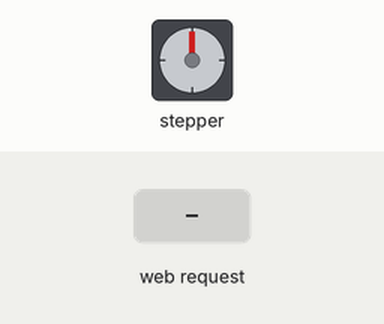
Bench run of a program on a simulated ESP32. Shown: stepper motor. The test bench sets the inputs (shaded band). Stepper angles assume 3200 steps per turn; what the program prints to the serial monitor is not drawn.

Above: at 1.2 s.
1.3 s: HTTP request GET /stepper?contl=1 received
At 1.47 s:
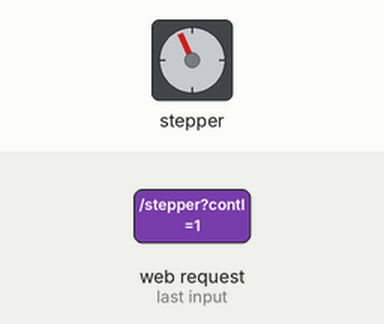
At 15.59 s:
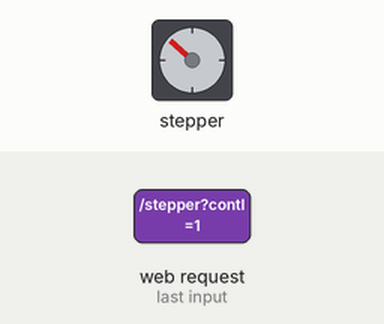
Timing chart, 0 to 31.9 s (numbered marks = the images above; inputs shaded):
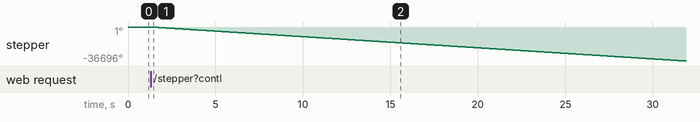

Measured:
- after the input at 1.3 s, stepper: keeps turning counter-clockwise at about 1201°/s, starting at once

The program:

main.cpp
```cpp
// Author: BFGarage
// Date: 2021-09-26
// Description: This code is for an ESP32 to control a stepper motor using a web server.
//The ESP32 will create an access point with the SSID "ESP32-Turn-Table" and password "SpinAround".
//The ESP32 will host a web server that will allow the user to start and stop the stepper motor.
//The stepper motor will spin 200 steps in the clockwise direction when the user presses the start button.
//The stepper motor will stop spinning when the user presses the stop button.
//The ESP32 will print the state of the stepper motor to the serial monitor.
//The ESP32 will also print the IP address of the access point to the serial monitor.
//The ESP32 will use the WiFi library to create the access point and the WiFiServer library to host the web server.
//The ESP32 will use the FS library to store the HTML code for the web page.
//The ESP32 will use the Arduino library to control the stepper motor.

// Include the required libraries
#include <Arduino.h>
#include <WiFi.h>
#include <WiFiAP.h>
#include <WebServer.h>
#include <MobaTools.h>


// Stepper Configuration
const byte dirPin       = 32; // connect to DIR of the stepper motor driver
const byte stepPin      = 33; // connect to STEP of the stepper motor driver
const byte enaPin       = 25; // connect to Enable of the stepper motor driver

enum class Controller {STOP, LEFT, RIGHT, CONTL, CONTR};  // Controller actions
const int STEPS_REVOLUTION = 3200;                         //
MoToStepper myStepper( STEPS_REVOLUTION, STEPDIR );       // Stepper direction


//Wifi Configuration
const char* ssid     = "ESP32-Turn-Table";
const char* password = "SpinAround";
WebServer server(80);

#include "website.h"

void esp32Stepper(const Controller action) {
  switch (action) {
    case Controller::LEFT:
      myStepper.doSteps(-STEPS_REVOLUTION); // Stepper turns one revolution left
      break;
    case Controller::RIGHT:
      myStepper.doSteps(STEPS_REVOLUTION); // Stepper turns one revolution right
      break;
    case Controller::CONTL:
      myStepper.rotate( -1 ); // Stepper turns left
      break;
    case Controller::CONTR:
      myStepper.rotate( 1 ); // Stepper turns right
      break;
    case Controller::STOP:
      myStepper.rotate( 0 ); // Stop stepper
      break;
  }
}

void handleStepper() {
  char htmlTemp[sizeof(HTMLTEXT)+15];
  long htSpeed = 150000;
  long htRamp = 100;
  if (server.hasArg("left")) esp32Stepper(Controller::LEFT);
  if (server.hasArg("right")) esp32Stepper(Controller::RIGHT);
  if (server.hasArg("contl")) esp32Stepper(Controller::CONTL);
  if (server.hasArg("contr")) esp32Stepper(Controller::CONTR);
  if (server.hasArg("stop"))  esp32Stepper(Controller::STOP);
  if (server.hasArg("speed")) htSpeed = 10*server.arg("speed").toInt();
  if (server.hasArg("ramp"))  htRamp = server.arg("ramp").toInt();

  if (server.hasArg("setSpeed")) {
    // seting speed and ramp
    htRamp = myStepper.setSpeedSteps(htSpeed);
  }
  if (server.hasArg("setRamp")) {
    // seting ramp length
    htRamp = myStepper.setRampLen(htRamp);
  }

  int htmlSize = snprintf( htmlTemp, sizeof(htmlTemp), HTMLTEXT, htSpeed/10, htRamp );
  server.send(200, "text/html", htmlTemp);
}

void setup() {
  // Set up Serial
  Serial.begin(115200);

  // Set up Stepper
  myStepper.attach( stepPin, dirPin );               // Step- und Dir-Pin
  myStepper.attachEnable( enaPin, 10, LOW );         // Enable Pin
  myStepper.setSpeed( 2000 );                        // 200 U/min
  myStepper.setRampLen( 300 );                       // Ramp Lenght 300 Steps

  // Set up Wifi
  Serial.print("Setting AP (Access Point)…");
  // Remove the password parameter, if you want the AP (Access Point) to be open
  WiFi.mode(WIFI_AP);                                // Set ESP32 in Access Point Mode
  WiFi.softAP(ssid,password);

  server.on ("/stepper", handleStepper);           // Im Browser "http://192.168.4.1/stepper"
  server.begin();                                    // Start the web server

}

void loop() {
  server.handleClient();
}
```

website.h
```cpp
// HTML text page
const char HTMLTEXT[] = R"(<!DOCTYPE html>
<html lang="en">
 <head>
 <title>ESP32 Turn Table</title>
 <meta charset="UTF-8">
 <meta name="viewport" content="width=device-width, initial-scale=1">
 <style>
 body {
 font-family: Arial, sans-serif;
 color:rgb(255, 255, 255);
 background-color: #454444;
 display: flex;
 flex-flow: column;
 align-items: center;
 }
 shape {
 display: flex;
 flex-flow: column;
 align-items: center;
 }
 .flex container {
 display: flex;
 flex-flow: row;
 max-width: 30em;
 align-items: center;
 }
 @media all and (width <= 20em) {
 .flex container {
 display: flex;
 flex-flow: column;
 max-width: 45em;
 align-items: center;
 }
 }
 .flex-item {
 border: 1px solid;
 border-color:rgb(104, 104, 104);
 width: 120%;
 margin: .2em;
 padding: .1em;
 text-align: center;
 <1background: #ffffff;>
 }
 input {
 font-size: 1em;
 width: 49%;
 background-color: #adff2f;
 }

 </style>
 <script type="text/javascript">
 function updateStep(c) {
 if(c.value >= 5000) {
 if(c.step != 100) {
 c.step = 100;
 }
 } else if(c.value >= 500) {
 if(c.step != 10) {
 c.step = 10;
 }
 } else {
 if(c.step != 1) c.step = 1;
 }
 }
 </script>
 </head>
 <body>
 <h2>ESP32 Turn Table</h2>
 <h4>BFG</h3>
 <form action="/stepper">
 <div class="flex-container">
 <p class="flex-item">
 <label>
 <input style="width:6em; background-color:white" max="50000" min="0" name="speed" type="number" value="%ld" onchange="updateStep(this) "/ >
 </label>
 <input name="setSpeed" type="submit" value="Set Speed Steps/Sec">
 </p>
 <p class="flex-item">
 <label>
 <input style="width:6em; background-color:white" max="160000" min="0" name="ramp" type="number" value="%ld" onchange="updateStep(this) " / > <label></label>
 </label>
 <input name="setRamp" type="submit" value="Set ramp">
 </p>
 </div>
 <div class="flex-container">
 <p class="flex-item">
 <input name="left" type="submit" value="1 Rotation Left">
 <input name="contl" type="submit" value="Spin Left">
 </p>
 <p class="flex-item">
 <input name="right" type="submit" value="1 Rotation Right">
 <input name="contr" type="submit" value="Spin Right ">
 </p>
 </div>
 <div class="flex-container">
 <p class="flex-item"><input style="background-color:red" name="stop" type="submit" value="Stop"></p>
 </div>
 </form>
</body>
</html>)";
```
